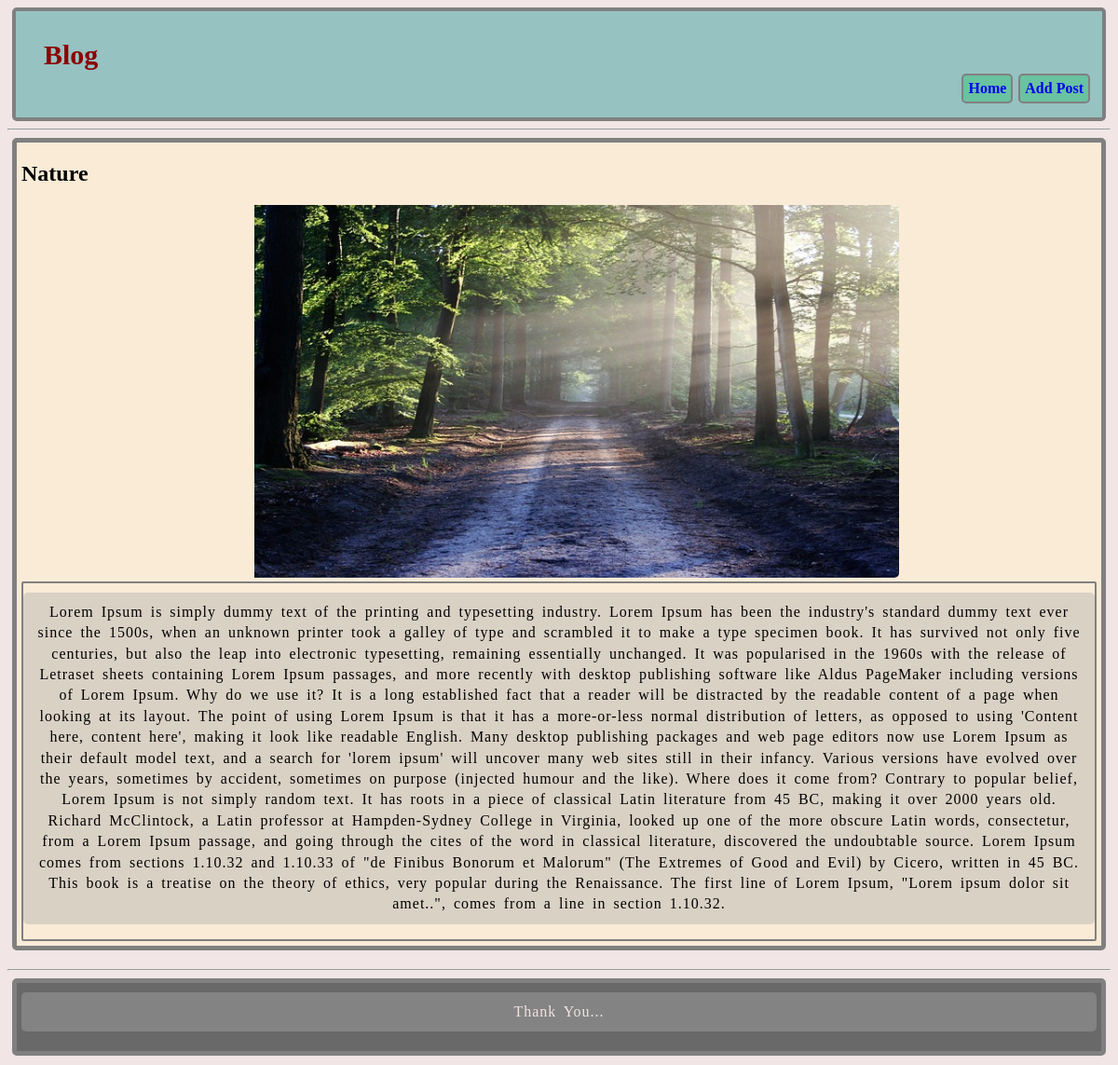
/details/30/, run on the app's committed database.
### postapp/models.py (models this page shows)
class Blog(models.Model):
    title=models.CharField(max_length=50)
    image=models.ImageField(upload_to="Blog_images/",null=True,default=None)
    des=models.TextField()

### postapp/views.py (the view)
# urls.py: path('details/<int:id>/', views.PostDetails,name="detailspage"),
def PostDetails(request,id):
    post=get_object_or_404(Blog,pk=id)
    return render(request,"Detailspage.html",{'post':post})

### templates/Detailspage.html (shortened to what this page needs)
<!DOCTYPE html>
<html lang="en">
<head>
    <link rel="stylesheet" href="/static/details.css/">
</head>
<body>
    <section class="section">
        <nav class="navbar">
           <h1>Blog</h1>
           <div id="div">
               <a href="/Add-post/">Add Post</a>
               <a href="/home/">Home</a>
           </div>
        </nav>
    </section>
 <hr>
<section>
    <div class="post-detail">
        <h2>{{ post.title }}</h2>
        <img src="{{ post.image.url }}">
        <div id="des">
        <p>{{ post.des }}</p>
        </div>
    </div>
</section>
<hr>
<section class="para">
<p>Thank You...</p>
</section>
</body>
</html>

### static/details.css (style rules this page uses)
#div { margin-top: 0px; margin-bottom: 50px; display:block; background-color:black; }
.section { border:4px solid gray; padding: 0px 10px; margin-bottom: 0px; border-radius: 5px; }
.navbar a { background-color: rgba(89, 194, 147, 0.716); float:right; border: 2px solid gray; padding:5px; margin:3px; text-decoration: none; border-radius: 5px; font-weight: bold; }
h1 { color:darkred; display:inline-block; }
section { border:5px solid gray; padding:5px; margin:5px; margin-bottom: 20px; padding-top: 0px; background-color: antiquewhite; border-radius: 5px; }
img { width: 100%; height: 400px; }
body { background-color: rgba(237, 222, 222, 0.761) ; }
#des { border:2px solid gray; border-radius: 2px; }
p { text-align: center; margin-top: 10px; }

### templates/Detailspage.html (style rules this page uses)
section p { letter-spacing: 1px; word-spacing:3px; line-height: 1.4; padding:10px; background-color: rgba(169, 169, 169, 0.397); border-radius: 5px; }
h1 { margin-bottom: 0px; margin-left: 20px; font-size:30px; }
img { max-width: 60%; max-height: 60%; padding-left: 250px; border-radius: 5px; }
.para { background-color: dimgray; margin-bottom: 10px; color:rgb(242, 226, 226) }
.section { margin-bottom: 0px; background-color:rgba(25, 145, 145, 0.419); }

### data on the page
Blog: title "Nature", image (picture), des "Lorem Ipsum is simply dummy text of the printing and typesetting industry. Lorem Ipsum has been the industry's standard dummy text ever since the 1500s, when an unknown printer took a galley of type and scrambled it to make a type specimen book. It has survived not only five centuries, but also the leap into electronic typesetting, remaining essentially unchanged. It was popularised in the 1960s with the release of Letraset sheets containing Lorem Ipsum passages, and more recently with desktop publishing software like Aldus PageMaker including versions of Lorem Ipsum. Why do we use it? It is a long established fact that a reader will be distracted by the readable content of a page when…"
